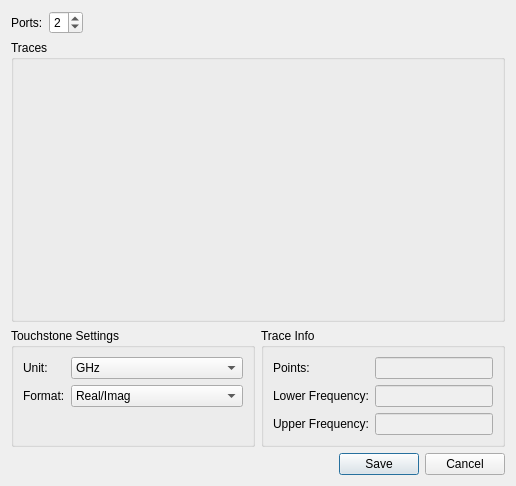
<?xml version="1.0" encoding="UTF-8"?>
<ui version="4.0">
 <class>TraceTouchstoneExport</class>
 <widget class="QDialog" name="TraceTouchstoneExport">
  <property name="geometry">
   <rect>
    <x>0</x>
    <y>0</y>
    <width>516</width>
    <height>486</height>
   </rect>
  </property>
  <property name="windowTitle">
   <string>Touchstone Export</string>
  </property>
  <layout class="QVBoxLayout" name="verticalLayout" stretch="0,1,0,0">
   <item>
    <layout class="QHBoxLayout" name="horizontalLayout">
     <item>
      <widget class="QLabel" name="label">
       <property name="sizePolicy">
        <sizepolicy hsizetype="Maximum" vsizetype="Preferred">
         <horstretch>0</horstretch>
         <verstretch>0</verstretch>
        </sizepolicy>
       </property>
       <property name="text">
        <string>Ports:</string>
       </property>
      </widget>
     </item>
     <item>
      <widget class="QSpinBox" name="sbPorts">
       <property name="sizePolicy">
        <sizepolicy hsizetype="Maximum" vsizetype="Fixed">
         <horstretch>0</horstretch>
         <verstretch>0</verstretch>
        </sizepolicy>
       </property>
       <property name="minimum">
        <number>1</number>
       </property>
       <property name="maximum">
        <number>4</number>
       </property>
       <property name="value">
        <number>2</number>
       </property>
      </widget>
     </item>
     <item>
      <spacer name="horizontalSpacer">
       <property name="orientation">
        <enum>Qt::Horizontal</enum>
       </property>
       <property name="sizeHint" stdset="0">
        <size>
         <width>40</width>
         <height>20</height>
        </size>
       </property>
      </spacer>
     </item>
    </layout>
   </item>
   <item>
    <widget class="QGroupBox" name="gbTraces">
     <property name="title">
      <string>Traces</string>
     </property>
     <layout class="QVBoxLayout" name="verticalLayout_2">
      <item>
       <widget class="TraceSetSelector" name="selector" native="true"/>
      </item>
     </layout>
    </widget>
   </item>
   <item>
    <layout class="QHBoxLayout" name="horizontalLayout_2" stretch="0,0">
     <item>
      <widget class="QGroupBox" name="groupBox">
       <property name="title">
        <string>Touchstone Settings</string>
       </property>
       <layout class="QFormLayout" name="formLayout_2">
        <item row="0" column="0">
         <widget class="QLabel" name="label_2">
          <property name="text">
           <string>Unit:</string>
          </property>
         </widget>
        </item>
        <item row="0" column="1">
         <widget class="QComboBox" name="cUnit">
          <property name="sizePolicy">
           <sizepolicy hsizetype="Expanding" vsizetype="Fixed">
            <horstretch>0</horstretch>
            <verstretch>0</verstretch>
           </sizepolicy>
          </property>
          <property name="currentIndex">
           <number>3</number>
          </property>
          <item>
           <property name="text">
            <string>Hz</string>
           </property>
          </item>
          <item>
           <property name="text">
            <string>kHz</string>
           </property>
          </item>
          <item>
           <property name="text">
            <string>MHz</string>
           </property>
          </item>
          <item>
           <property name="text">
            <string>GHz</string>
           </property>
          </item>
         </widget>
        </item>
        <item row="1" column="0">
         <widget class="QLabel" name="label_3">
          <property name="text">
           <string>Format:</string>
          </property>
         </widget>
        </item>
        <item row="1" column="1">
         <widget class="QComboBox" name="cFormat">
          <property name="sizePolicy">
           <sizepolicy hsizetype="Expanding" vsizetype="Fixed">
            <horstretch>0</horstretch>
            <verstretch>0</verstretch>
           </sizepolicy>
          </property>
          <property name="currentIndex">
           <number>2</number>
          </property>
          <item>
           <property name="text">
            <string>db/Angle</string>
           </property>
          </item>
          <item>
           <property name="text">
            <string>Mag/Angle</string>
           </property>
          </item>
          <item>
           <property name="text">
            <string>Real/Imag</string>
           </property>
          </item>
         </widget>
        </item>
       </layout>
      </widget>
     </item>
     <item>
      <widget class="QGroupBox" name="groupBox_2">
       <property name="title">
        <string>Trace Info</string>
       </property>
       <layout class="QFormLayout" name="formLayout">
        <item row="0" column="0">
         <widget class="QLabel" name="label_17">
          <property name="text">
           <string>Points:</string>
          </property>
         </widget>
        </item>
        <item row="0" column="1">
         <widget class="QLineEdit" name="points">
          <property name="enabled">
           <bool>false</bool>
          </property>
         </widget>
        </item>
        <item row="1" column="0">
         <widget class="QLabel" name="label_24">
          <property name="text">
           <string>Lower Frequency:</string>
          </property>
         </widget>
        </item>
        <item row="1" column="1">
         <widget class="QLineEdit" name="lowerFreq">
          <property name="enabled">
           <bool>false</bool>
          </property>
         </widget>
        </item>
        <item row="2" column="0">
         <widget class="QLabel" name="label_25">
          <property name="text">
           <string>Upper Frequency:</string>
          </property>
         </widget>
        </item>
        <item row="2" column="1">
         <widget class="QLineEdit" name="upperFreq">
          <property name="enabled">
           <bool>false</bool>
          </property>
         </widget>
        </item>
       </layout>
      </widget>
     </item>
    </layout>
   </item>
   <item>
    <widget class="QDialogButtonBox" name="buttonBox">
     <property name="orientation">
      <enum>Qt::Horizontal</enum>
     </property>
     <property name="standardButtons">
      <set>QDialogButtonBox::Cancel|QDialogButtonBox::Save</set>
     </property>
    </widget>
   </item>
  </layout>
 </widget>
 <customwidgets>
  <customwidget>
   <class>TraceSetSelector</class>
   <extends>QWidget</extends>
   <header>CustomWidgets/tracesetselector.h</header>
   <container>1</container>
  </customwidget>
 </customwidgets>
 <resources/>
 <connections>
  <connection>
   <sender>buttonBox</sender>
   <signal>rejected()</signal>
   <receiver>TraceTouchstoneExport</receiver>
   <slot>reject()</slot>
   <hints>
    <hint type="sourcelabel">
     <x>316</x>
     <y>260</y>
    </hint>
    <hint type="destinationlabel">
     <x>286</x>
     <y>274</y>
    </hint>
   </hints>
  </connection>
 </connections>
</ui>
